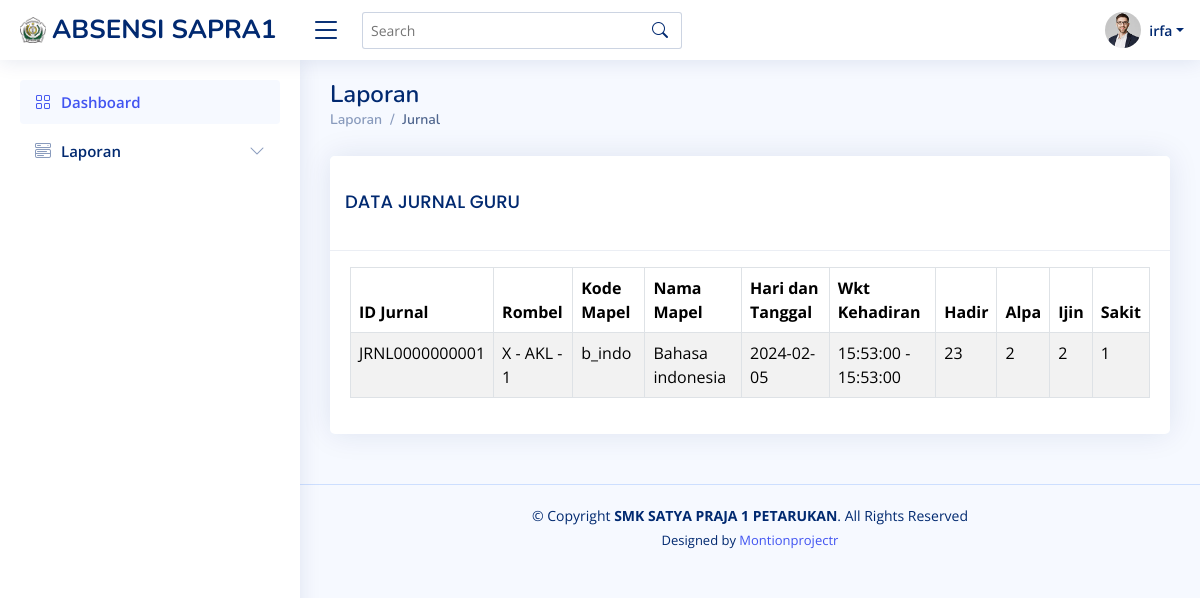
Page /index.php?page=jurnal_guru (signed in) on the committed database.
### tables this page shows
CREATE TABLE `tb_user` (
  `id_user` int(10) NOT NULL,
  `username` varchar(15) NOT NULL,
  `password` varchar(255) NOT NULL,
  `nipy` varchar(20) NOT NULL,
  `nama_depan` varchar(10) NOT NULL,
  `nama_lengkap` varchar(50) NOT NULL
);

CREATE TABLE `tb_jurnal_kelas` (
  `id_jurnal` varchar(15) NOT NULL,
  `id_rombel` int(10) NOT NULL,
  `id_user` int(10) NOT NULL,
  `kode_mapel` varchar(10) NOT NULL,
  `hari_dantgl` date NOT NULL,
  `time_mulai` time NOT NULL,
  `time_akhir` time NOT NULL,
  `hadir` int(2) NOT NULL,
  `alpa` int(2) NOT NULL,
  `ijin` int(2) NOT NULL,
  `sakit` int(2) NOT NULL,
  `jumlah` int(2) NOT NULL
);

CREATE TABLE `tb_mapel` (
  `id_mapel` int(10) NOT NULL,
  `name_mapel` varchar(50) NOT NULL,
  `kode_mapel` varchar(10) NOT NULL
);

### pages-guru-jurnal.php (the view, shortened to what this page needs)
<div class="pagetitle">
  <h1>Laporan</h1>
  <nav>
    <ol class="breadcrumb">
      <li class="breadcrumb-item"><a href="index.html">Laporan</a></li>
      <li class="breadcrumb-item active">Jurnal</li>
    </ol>
  </nav>
</div>
<div class="col-sm-12">
  <div class="card">
    <div class="card-header">
      <h5 class="card-title">DATA JURNAL GURU</h5>
    </div>
    <div class="card-body">
      <table class="table table-borderless table-bordered table-striped datatable mt-3">
        <thead>
          <tr>
            <th>ID Jurnal</th>
            <th>Rombel</th>
            <th>Kode Mapel</th>
            <th>Nama Mapel</th>
            <th>Hari dan Tanggal</th>
            <th>Wkt Kehadiran</th>
            <th>Hadir</th>
            <th>Alpa</th>
            <th>Ijin</th>
            <th>Sakit</th>
          </tr>
        </thead>
          <?php
          $query = mysqli_query($koneksi, "select * from tb_jurnal_kelas x inner join tb_user y on y.id_user = x.id_user inner join tb_mapel z on z.kode_mapel = x.kode_mapel where x.id_user = '".$user['id_user']."'");
          while ($data = mysqli_fetch_array($query)) {
            $in = mysqli_query($koneksi, "select id_rombel, x.id_kelas, name_kelas, x.id_jurusan, name_jurusan, rombel, concat_ws(' - ', name_kelas, singkat_jurusan, rombel) as kelas from tb_kel_jur_rombel x inner join tb_kelas y on y.id_kelas = x.id_kelas inner join tb_jurusan z on z.id_jurusan = x.id_jurusan where id_rombel = '".$data['id_rombel']."'");
            $dt = mysqli_fetch_array($in);
            ?>
            <tr>
              <td><?= $data['id_jurnal']; ?></td>
              <td><?= $dt['kelas']; ?></td>
              <td><?= $data['kode_mapel'] ?></td>
              <td><?= $data['name_mapel'] ?></td>
              <td><?= $data['hari_dantgl'] ?></td>
              <td><?= $data['time_mulai']." - ".$data['time_akhir']; ?></td>
              <td><?= $data['hadir'] ?></td>
              <td><?= $data['alpa'] ?></td>
              <td><?= $data['ijin'] ?></td>
              <td><?= $data['sakit'] ?></td>
            </tr>
          <?php }
          ?>
      </table>
    </div>
  </div>
</div>

### index.php (shortened to what this page needs)
<?php
require_once('pages-config.php');
$query = mysqli_query($koneksi, "select * from tb_user where id_user = '".$_SESSION['id_user']."'");
$user = mysqli_fetch_array($query);
?>
<!DOCTYPE html>
<html lang="en">
<head>
  <link href="assets/vendor/bootstrap/css/bootstrap.min.css" rel="stylesheet">
  <link href="assets/vendor/bootstrap-icons/bootstrap-icons.css" rel="stylesheet">
  <link href="assets/vendor/boxicons/css/boxicons.min.css" rel="stylesheet">
  <link href="assets/vendor/quill/quill.snow.css" rel="stylesheet">
  <link href="assets/vendor/quill/quill.bubble.css" rel="stylesheet">
  <link href="assets/vendor/remixicon/remixicon.css" rel="stylesheet">
  <link href="assets/vendor/simple-datatables/style.css" rel="stylesheet">
  <link href="assets/css/style.css" rel="stylesheet">
</head>
<body>
  <header id="header" class="header fixed-top d-flex align-items-center">
    <div class="d-flex align-items-center justify-content-between">
      <a href="index.html" class="logo d-flex align-items-center">
        <img src="assets/img/logosp1.jpg" alt="">
        <span class="d-none d-lg-block">ABSENSI SAPRA1</span>
      </a>
      <i class="bi bi-list toggle-sidebar-btn"></i>
    </div>
    <div class="search-bar">
      <form class="search-form d-flex align-items-center" method="POST" action="#">
        <input type="text" name="query" placeholder="Search" title="Enter search keyword">
        <button type="submit" title="Search"><i class="bi bi-search"></i></button>
      </form>
    </div>
    <nav class="header-nav ms-auto">
      <ul class="d-flex align-items-center">
        <li class="nav-item dropdown pe-3">
          <a class="nav-link nav-profile d-flex align-items-center pe-0" href="#" data-bs-toggle="dropdown">
            <img src="assets/img/profile-img.jpg" alt="Profile" class="rounded-circle">
            <span class="d-none d-md-block dropdown-toggle ps-2"><?= $user['nama_depan']; ?></span>
          </a>
        </li>
      </ul>
    </nav>
  </header>
  <aside id="sidebar" class="sidebar">
    <ul class="sidebar-nav" id="sidebar-nav">
      <li class="nav-item">
        <a class="nav-link " href="?page=default">
          <i class="bi bi-grid"></i>
          <span>Dashboard</span>
        </a>
      </li>
      <li class="nav-item">
        <a class="nav-link collapsed" data-bs-target="#components-nav" data-bs-toggle="collapse" href="#">
          <i class="bi bi-menu-button-wide"></i><span>Laporan</span><i class="bi bi-chevron-down ms-auto"></i>
        </a>
      </li>
    </ul>
  </aside>
  <main id="main" class="main">
    <section class="section dashboard">
      <div class="row">
        <?php
        if (isset($_GET['page'])) {
          $pages = $_GET['page'];
          switch ($pages) {
            case 'jurnal_guru':
              require_once('pages-guru-jurnal.php');
              break;
           }
        }else{
          require_once('pages-guru-home.php');
        }
        ?>
      </div>
    </section>
  </main>
  <footer id="footer" class="footer">
    <div class="copyright">
      &copy; Copyright <strong><span>SMK SATYA PRAJA 1 PETARUKAN</span></strong>. All Rights Reserved
    </div>
    <div class="credits">
      Designed by <a href="#">Montionprojectr</a>
    </div>
  </footer>
</body>
</html>

### assets/css/style.css (style rules this page uses)
:root { scroll-behavior: smooth; }
body { font-family: "Open Sans", sans-serif; background: #f6f9ff; color: #444444; }
a { color: #4154f1; text-decoration: none; }
h1, h2, h3, h4, h5, h6 { font-family: "Nunito", sans-serif; }
#main { margin-top: 60px; padding: 20px 30px; transition: all 0.3s; }
.pagetitle { margin-bottom: 10px; }
.pagetitle h1 { font-size: 24px; margin-bottom: 0; font-weight: 600; color: #012970; }
.card { margin-bottom: 30px; border: none; border-radius: 5px; box-shadow: 0px 0 30px rgba(1, 41, 112, 0.1); }
.card-header, .card-footer { border-color: #ebeef4; background-color: #fff; color: #798eb3; padding: 15px; }
.card-title { padding: 20px 0 15px 0; font-size: 18px; font-weight: 500; color: #012970; font-family: "Poppins", sans-serif; }
.card-body { padding: 0 20px 20px 20px; }
.breadcrumb { font-size: 14px; font-family: "Nunito", sans-serif; color: #899bbd; font-weight: 600; }
.breadcrumb a { color: #899bbd; transition: 0.3s; }
.breadcrumb .breadcrumb-item::before { color: #899bbd; }
.breadcrumb .active { color: #51678f; font-weight: 600; }
.logo { line-height: 1; }
@media (min-width: 1200px) { .logo { width: 280px; } }
.logo img { max-height: 26px; margin-right: 6px; }
.logo span { font-size: 26px; font-weight: 700; color: #012970; font-family: "Nunito", sans-serif; }
.header { transition: all 0.5s; z-index: 997; height: 60px; box-shadow: 0px 2px 20px rgba(1, 41, 112, 0.1); background-color: #fff; padding-left: 20px; }
.header .toggle-sidebar-btn { font-size: 32px; padding-left: 10px; cursor: pointer; color: #012970; }
.header .search-bar { min-width: 360px; padding: 0 20px; }
.header .search-form { width: 100%; }
.header .search-form input { border: 0; font-size: 14px; color: #012970; border: 1px solid rgba(1, 41, 112, 0.2); padding: 7px 38px 7px 8px; border-radius: 3px; transition: 0.3s; width: 100%; }
.header .search-form button { border: 0; padding: 0; margin-left: -30px; background: none; }
.header .search-form button i { color: #012970; }
.header-nav ul { list-style: none; }
.header-nav>ul { margin: 0; padding: 0; }
.header-nav .nav-profile { color: #012970; }
.header-nav .nav-profile img { max-height: 36px; }
.header-nav .nav-profile span { font-size: 14px; font-weight: 600; }
.sidebar { position: fixed; top: 60px; left: 0; bottom: 0; width: 300px; z-index: 996; transition: all 0.3s; padding: 20px; overflow-y: auto; scrollbar-width: thin; scrollbar-color: #aab7cf transparent; box-shadow: 0px 0px 20px rgba(1, 41, 112, 0.1); background-color: #fff; }
@media (min-width: 1200px) { #main, #footer { margin-left: 300px; } }
.sidebar-nav { padding: 0; margin: 0; list-style: none; }
.sidebar-nav li { padding: 0; margin: 0; list-style: none; }
.sidebar-nav .nav-item { margin-bottom: 5px; }
.sidebar-nav .nav-link { display: flex; align-items: center; font-size: 15px; font-weight: 600; color: #4154f1; transition: 0.3; background: #f6f9ff; padding: 10px 15px; border-radius: 4px; }
.sidebar-nav .nav-link i { font-size: 16px; margin-right: 10px; color: #4154f1; }
.sidebar-nav .nav-link.collapsed { color: #012970; background: #fff; }
.sidebar-nav .nav-link.collapsed i { color: #899bbd; }
.sidebar-nav .nav-link .bi-chevron-down { margin-right: 0; transition: transform 0.2s ease-in-out; }
.footer { padding: 20px 0; font-size: 14px; transition: all 0.3s; border-top: 1px solid #cddfff; }
.footer .copyright { text-align: center; color: #012970; }
.footer .credits { padding-top: 5px; text-align: center; font-size: 13px; color: #012970; }

### rows in the picture
tb_user: nama_depan "irfa"
tb_jurnal_kelas: id_jurnal "JRNL0000000001", kelas "X - AKL - 1", tb_mapel.kode_mapel "b_indo", tb_mapel.name_mapel "Bahasa indonesia", hari_dantgl "2024-02-05", time_mulai "15:53:00", time_akhir "15:53:00", hadir "23", alpa "2", ijin "2", sakit "1"
